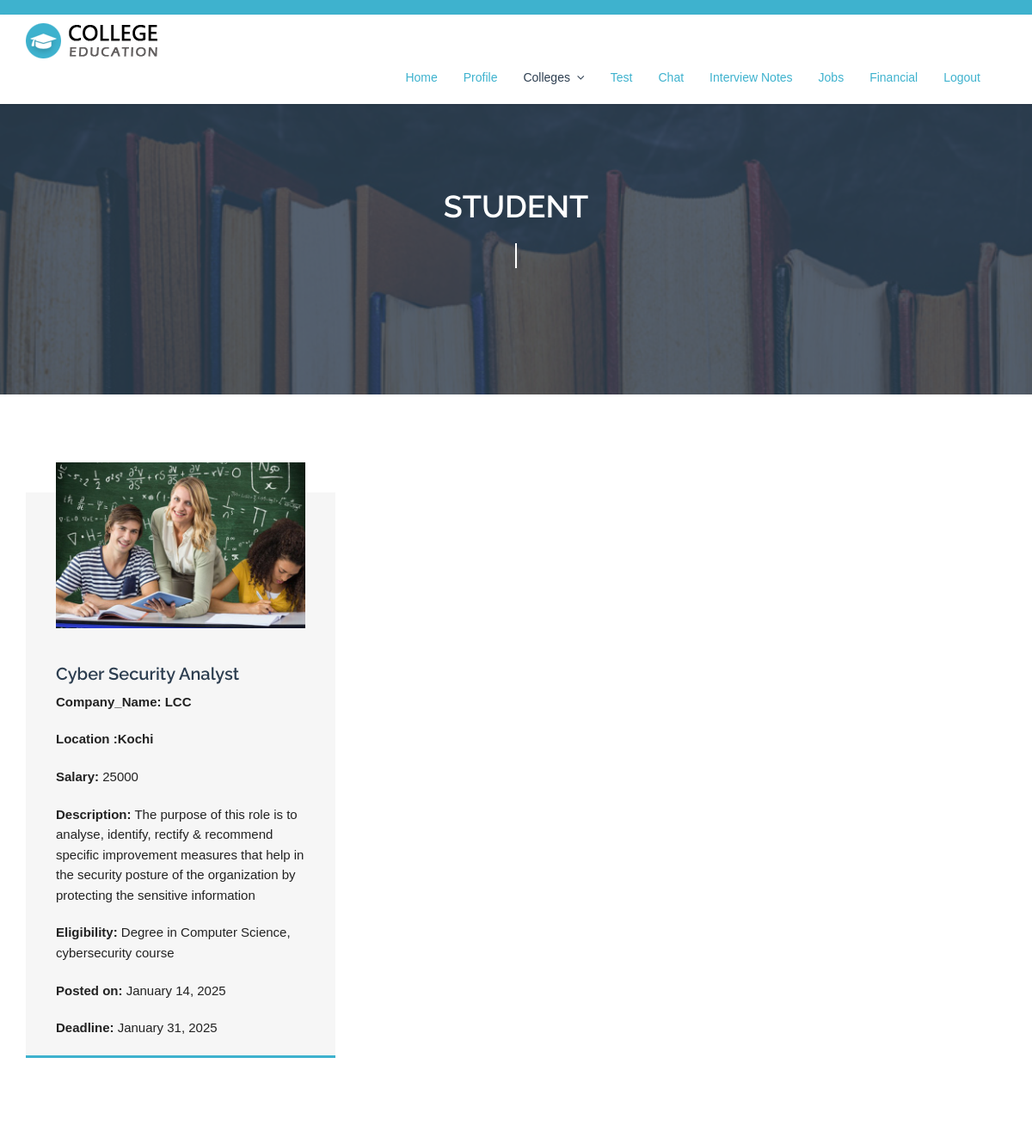
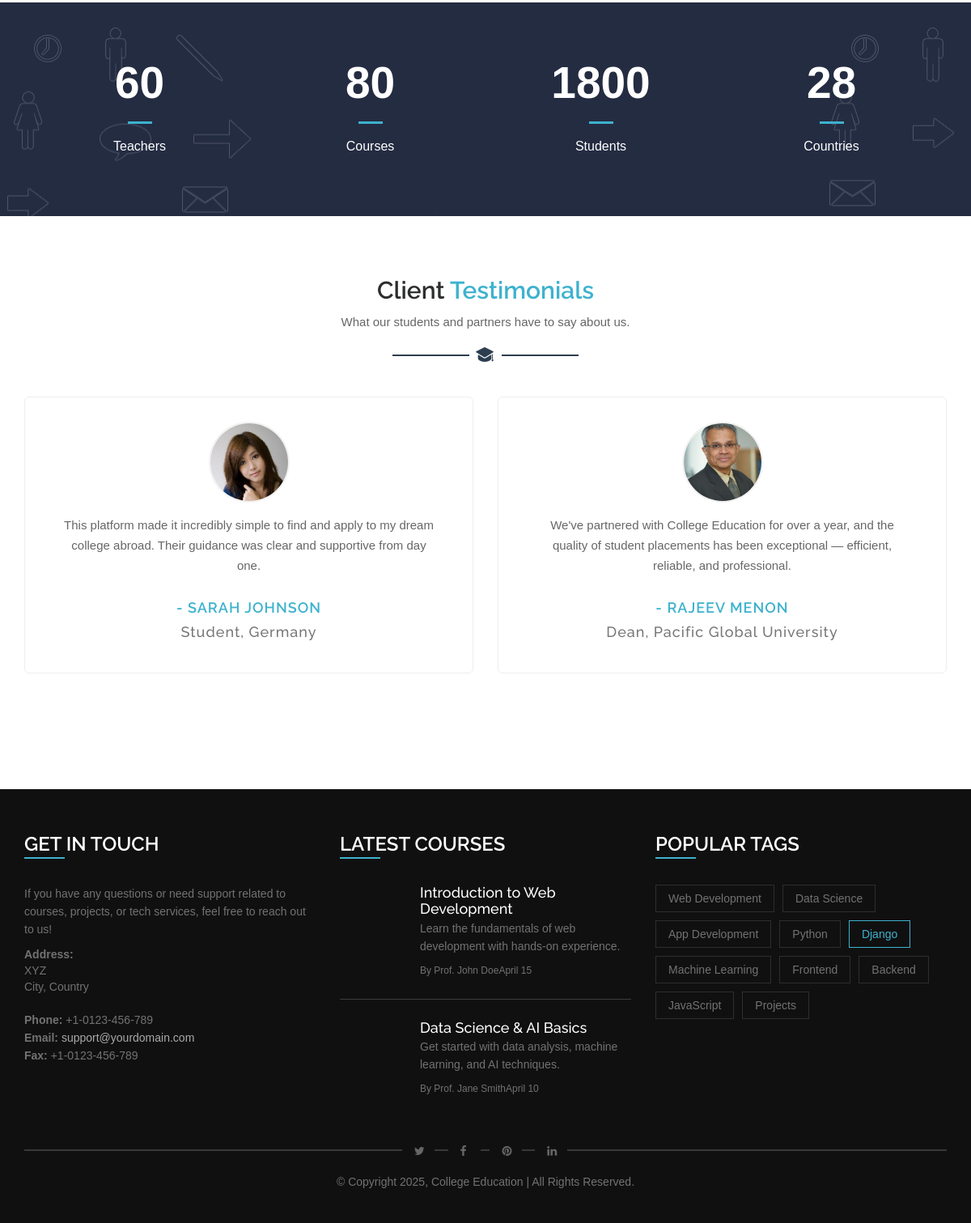
Screenshot of /job_vacancy with the database file from the repository (2 pictures, top to bottom).
### myapp/models.py (models this page shows)
class Jobs(models.Model):
    course = models.ForeignKey(Course, on_delete=models.CASCADE,null=True)
    name= models.CharField(max_length=100, null=True)
    description = models.CharField( max_length=100,null=True )
    company_name = models.CharField(max_length=100, null=True)
    location = models.CharField(max_length=100, null=True)
    salary = models.CharField(max_length=50, null=True)
    eligibility_criteria = models.CharField(max_length=100,null=True)
    created_at = models.DateField(auto_now_add=True)
    application_deadline = models.DateField(null=True, blank=True)

### myapp/views.py (the view)
# urls.py: path('job_vacancy',views.job_vacancy),
def job_vacancy(request):
    data=Jobs.objects.all()
    return render(request,'student/job_vacancy.html',{'data':data})

### templates/student/job_vacancy.html (shortened to what this page needs)
{% extends 'student/common.html' %}
{% load static %}
{% block content %}
  <div class="inner-page-wrapper course-wrapper">
    <div class="container">
      <div class="row offset-top-40">
        {% for job in data %}
        <div class="col-sm-6 col-md-4">
          <div class="single-item">
            <div class="single-item-image overlay-effect"> <a href="#"><img src="images/courses-img1.jpg" alt=""></a> </div>
            <div class="single-item-text">
              <h4><a href>{{job.name}}</a></h4>
              <p><strong>Company_Name: {{ job.company_name }}</strong></p>
              <p><strong>Location :{{ job.location }}</strong></p>
              <p><strong>Salary:</strong> {{ job.salary }}</p>
              <p><strong>Description:</strong> {{ job.description }}</p>
              <p><strong>Eligibility:</strong> {{ job.eligibility_criteria }}</p>
              <p><strong>Posted on:</strong> {{ job.created_at|date:"F d, Y" }}</p>
              <p><strong>Deadline:</strong> {{ job.application_deadline|date:"F d, Y" }}</p>
            </div>
          </div>
        </div>
        {% endfor %}
      </div>
    </div>
  </div>
{% endblock %}

### static/css/style.css (style rules this page uses)
* { margin: 0; padding: 0; }
body { font-family: 'Open Sans', sans-serif; font-size: 14px; line-height: 1.57143; font-weight: 400; color: #727272; }
h1, h2, h3, h4, h5, h6 { font-family: 'Raleway', sans-serif; margin-top: 0; }
a { color: #666666; transition: all 0.3s ease 0s; }
a, a:hover, a:active, a:focus { outline: none; text-decoration: none; }
.offset-top-40 { margin-top: 40px; }
.course-wrapper { margin: 0; padding: 55px 0 16px; width: 100%; float: left; }
.single-item-image a { display: inline-block; }
.single-item-image { overflow: hidden; position: relative; text-align: center; top: -35px; }
.single-item-image.overlay-effect img { width: 100%; }
.overlay-effect a { position: relative }
.overlay-effect a:before { background: rgba(45, 62, 80, 0.2) none repeat scroll 0 0; bottom: 0; content: ""; height: 100%; left: 0; opacity: 0; -ms-filter: "progid:DXImageTransform.Microsoft.Alpha(Opacity=0)"; filter: alpha(opacity=0); position: absolute; right: 0; width: 100%; }
.single-item { background: #f6f6f6 none repeat scroll 0 0; padding: 0 35px; -webkit-transition: all 0.3s ease 0s; transition: all 0.3s ease 0s; margin-bottom: 80px; }
.single-item-text h4 { font-size: 20px; padding-top: 7px; }
.single-item-text h4 a, .single-item-text h4 { color: #2d3e50; font-weight: 600; }
.single-item-text > p { color: #222222; }
.inner-page-wrapper { padding: 50px 0; float: left; width: 100%; }
.inner-page-wrapper p { font-size: 15px; margin: 0 0 20px; }
.course-wrapper { padding: 74px 0 15px; }
body { font-family: Arial; }
* { box-sizing: border-box; }

### static/css/one.css (style rules this page uses)
.single-item { border-bottom: 3px solid #3eb2ce; }

### rows the page displays
Jobs: name "Cyber Security Analyst", company_name "LCC", location "Kochi", salary "25000", description "The purpose of this role is to analyse, identify, rectify & recommend specific improvement measures that help in the security posture of the organization by protecting the sensitive information", eligibility_criteria "Degree in Computer Science, cybersecurity course", created_at "January 14, 2025", application_deadline "January 31, 2025"
